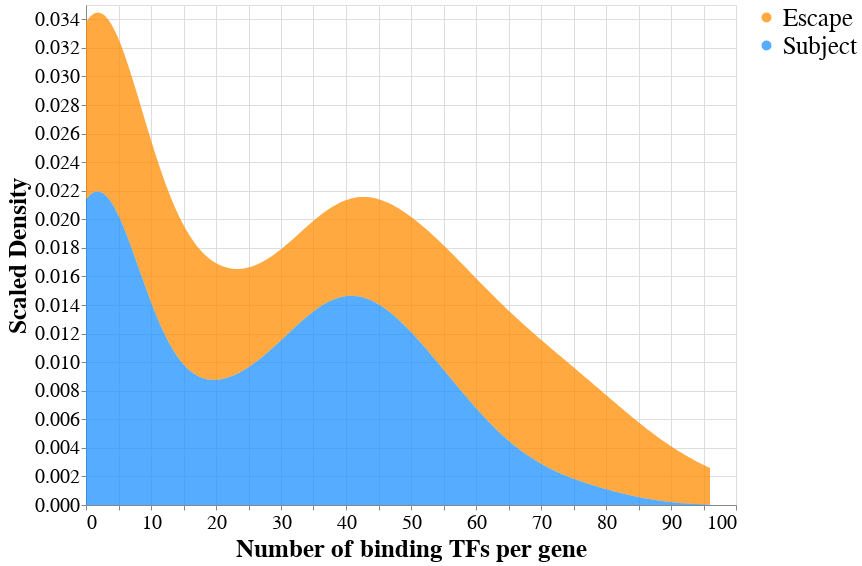

The notebook cell saved with this chart:
### Code cell
alt.Chart(numTFs_essub).transform_density(
    'numTFs', groupby=['type'], as_=['number_TFs', 'density'],
).mark_area(opacity=0.75).encode(
    alt.X('number_TFs:Q', title="Number of binding TFs per gene", axis=alt.Axis(labelFontSize=20, titleFontSize=25)),
    alt.Y('density:Q', title="Scaled Density", axis=alt.Axis(labelFontSize=20, titleFontSize=25)),
    alt.Color('type', title="", scale=alt.Scale(range=['darkorange', 'dodgerblue']), legend=alt.Legend(labelFontSize=25, titleFontSize=28))
).properties(height=500, width=650)

### Figure 1 — Vega-Lite specification as saved in the notebook (floating-point values rounded to 4 significant figures; data arrays with more than 128 entries replaced by an {"elided": "..."} marker saying what was removed)
{"config": {"view": {"continuousWidth": 400, "continuousHeight": 300}}, "data": {"name": "data-ab6a849cb1563dad4a7e587419c3704d"}, "mark": {"type": "area", "opacity": 0.75}, "encoding": {"color": {"type": "nominal", "field": "type", "legend": {"labelFontSize": 25, "titleFontSize": 28}, "scale": {"range": ["darkorange", "dodgerblue"]}, "title": ""}, "x": {"type": "quantitative", "axis": {"labelFontSize": 20, "titleFontSize": 25}, "field": "number_TFs", "title": "Number of binding TFs per gene"}, "y": {"type": "quantitative", "axis": {"labelFontSize": 20, "titleFontSize": 25}, "field": "density", "title": "Scaled Density"}}, "height": 500, "transform": [{"density": "numTFs", "groupby": ["type"], "as": ["number_TFs", "density"]}], "width": 650, "$schema": "https://vega.github.io/schema/vega-lite/v4.8.1.json", "datasets": {"data-ab6a849cb1563dad4a7e587419c3704d": {"elided": "517 records"}}}
